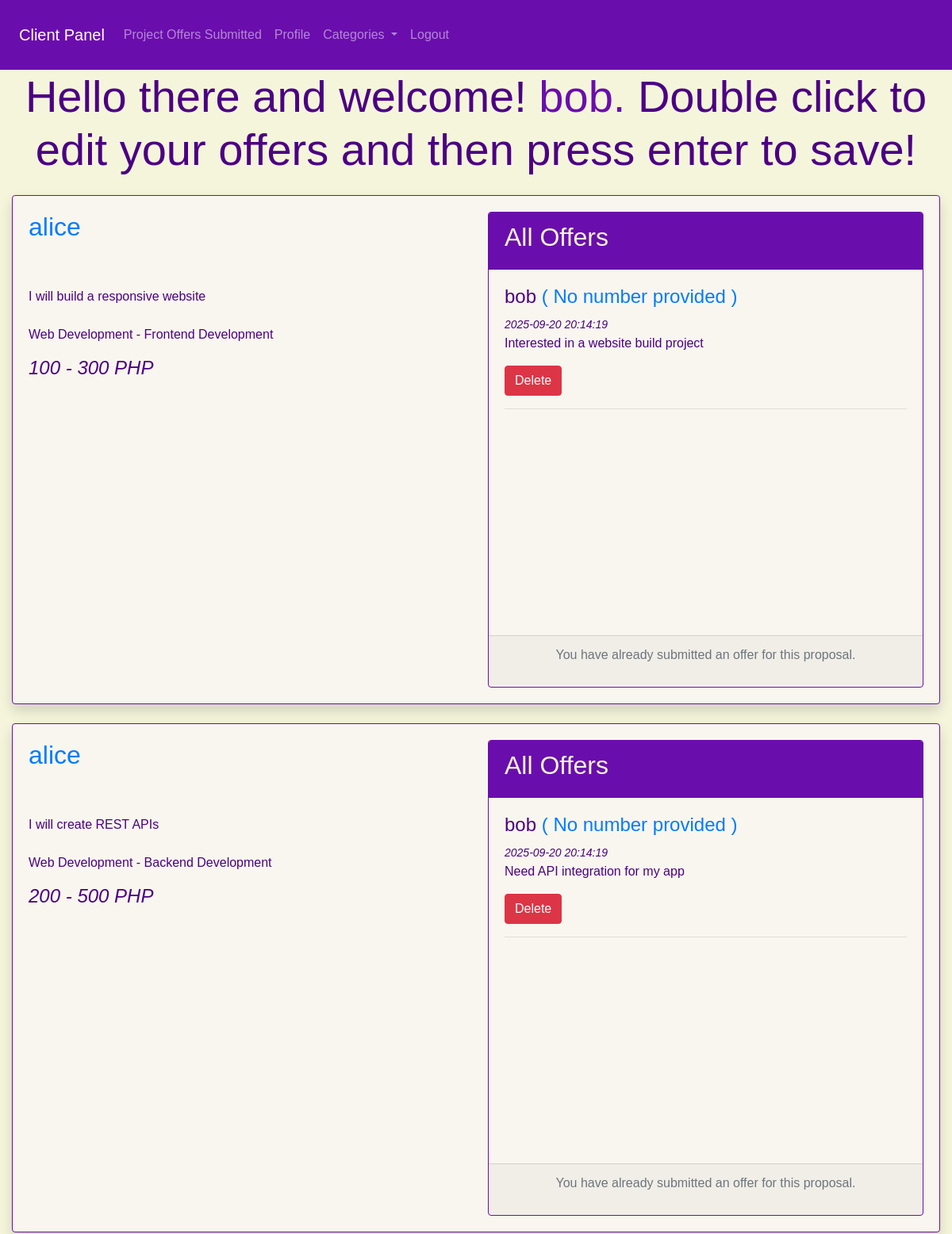
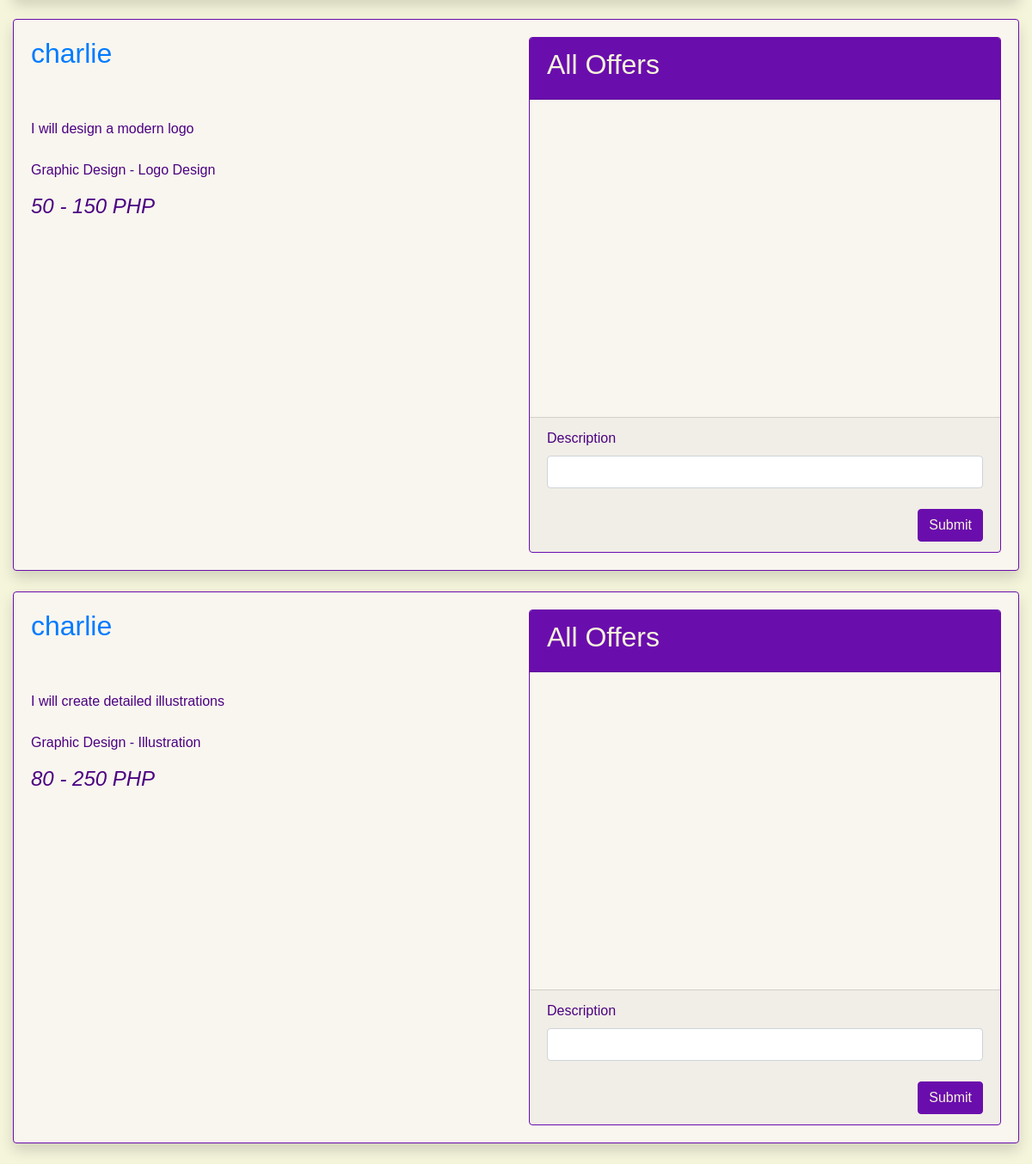
/client/index.php (signed in), run on the app's committed database (2 pictures, top to bottom).
### tables this page shows
CREATE TABLE proposals (
  proposal_id INT AUTO_INCREMENT PRIMARY KEY,
  user_id INT,
  description TEXT,
  image TEXT,
  min_price INT,
  max_price INT,
  view_count INT DEFAULT 0,
  date_added TIMESTAMP DEFAULT CURRENT_TIMESTAMP,
  category_id INT,
  subcategory_id INT,
  FOREIGN KEY (user_id) REFERENCES fiverr_clone_users(user_id),
  FOREIGN KEY (category_id) REFERENCES categories(category_id),
  FOREIGN KEY (subcategory_id) REFERENCES subcategories(subcategory_id)
);

CREATE TABLE fiverr_clone_users (
  user_id INT AUTO_INCREMENT PRIMARY KEY,
  username VARCHAR(255),
  email VARCHAR(255) UNIQUE NOT NULL,
  password TEXT,
  is_client TINYINT(1),
  bio_description TEXT,
  display_picture TEXT,
  contact_number VARCHAR(255),
  date_added TIMESTAMP DEFAULT CURRENT_TIMESTAMP,
  role ENUM('administrator','client','freelancer') DEFAULT 'client'
);

CREATE TABLE categories (
  category_id INT AUTO_INCREMENT PRIMARY KEY,
  category_name VARCHAR(255) NOT NULL
);

CREATE TABLE subcategories (
  subcategory_id INT AUTO_INCREMENT PRIMARY KEY,
  category_id INT NOT NULL,
  subcategory_name VARCHAR(255) NOT NULL,
  FOREIGN KEY (category_id) REFERENCES categories(category_id)
);

CREATE TABLE offers (
  offer_id INT AUTO_INCREMENT PRIMARY KEY,
  user_id INT,
  description TEXT,
  proposal_id INT,
  date_added TIMESTAMP DEFAULT CURRENT_TIMESTAMP,
  UNIQUE KEY unique_offer_per_client (user_id, proposal_id),
  FOREIGN KEY (user_id) REFERENCES fiverr_clone_users(user_id),
  FOREIGN KEY (proposal_id) REFERENCES proposals(proposal_id)
);

### client/classes/Database.php (called while the page is built, shortened)
<?php
class Database
{
    protected $pdo;
    private $host = 'localhost';
    private $db = 'fiverr_clone';
    private $user = 'root';
    private $pass = '';
    private $charset = 'utf8mb4';
    public function __construct()
    {
        $dsn = "mysql:host=$this->host;dbname=$this->db;charset=$this->charset";
        $options = [
            PDO::ATTR_ERRMODE => PDO::ERRMODE_EXCEPTION,
            PDO::ATTR_DEFAULT_FETCH_MODE => PDO::FETCH_ASSOC,
            PDO::ATTR_EMULATE_PREPARES => false,
        ];
        try {
            $this->pdo = new PDO($dsn, $this->user, $this->pass, $options);
            $this->pdo->exec("SET time_zone = '+08:00';");
        } catch (\PDOException $e) {
            throw new \PDOException($e->getMessage(), (int) $e->getCode());
        }
    }
    protected function executeQuery($sql, $params = [])
    {
        $stmt = $this->pdo->prepare($sql);
        $stmt->execute($params);
        return $stmt->fetchAll();
    }
}
?>

### client/classloader.php (called while the page is built, shortened)
<?php
require_once 'classes/Database.php';
require_once 'classes/Offer.php';
require_once 'classes/Proposal.php';
$offerObj = new Offer();
$proposalObj = new Proposal();
?>

### client/classes/Proposal.php (called while the page is built, shortened)
<?php
class Proposal extends Database
{
    public function getProposals($id = null)
    {
        $sql = "SELECT
                Proposals.*,
                fiverr_clone_users.*,
                Proposals.date_added AS proposals_date_added,
                categories.category_name,
                subcategories.subcategory_name
            FROM Proposals
            JOIN fiverr_clone_users
                ON Proposals.user_id = fiverr_clone_users.user_id
            LEFT JOIN categories
                ON Proposals.category_id = categories.category_id
            LEFT JOIN subcategories
                ON Proposals.subcategory_id = subcategories.subcategory_id
            ORDER BY Proposals.date_added DESC";
        return $this->executeQuery($sql);
    }
}
?>

### client/classes/Offer.php (called while the page is built, shortened)
<?php
class Offer extends Database
{
    public function getOffersByProposalID($proposal_id)
    {
        $sql = "SELECT
                    offers.*, fiverr_clone_users.*,
                    offers.date_added AS offer_date_added
                FROM Offers
                JOIN fiverr_clone_users ON
                    offers.user_id = fiverr_clone_users.user_id
                WHERE proposal_id = ?
                ORDER BY Offers.date_added DESC";
        return $this->executeQuery($sql, [$proposal_id]);
    }
    public function checkSubmittedOffer($user_id, $proposal_id)
    {
        $sql = "SELECT COUNT(*) as cnt
                FROM offers
                WHERE user_id = ? AND proposal_id = ?";
        $result = $this->executeQuery($sql, [$user_id, $proposal_id]);
        return $result[0]['cnt'] > 0;
    }
}
?>

### client/index.php (the view, shortened to what this page needs)
<?php require_once 'classloader.php';
$user_id = $_SESSION['user_id'];
?>
<!DOCTYPE html>
<html lang="en">
<head>
    <link href="https://cdn.jsdelivr.net/npm/bootstrap@4.6.2/dist/css/bootstrap.min.css"
 rel="stylesheet" />
</head>
<body>
    <?php include 'includes/navbar.php'; ?>
    <div class="container-fluid">
        <div class="display-4 text-center">Hello there and welcome! <span
                class="text-success"><?php echo $_SESSION['username']; ?>. </span> Double click
            to edit
            your offers and
            then press enter to save!</div>
        <div class="row justify-content-center">
            <div class="col-md-12">
                <?php $getProposals = $proposalObj->getProposals(); ?>
                <?php foreach ($getProposals as $proposal) { ?>
                    <div class="card shadow mt-4 mb-4">
                        <div class="card-body">
                            <div class="row">
                                <div class="col-md-6">
                                    <h2><a
                                            href="other_profile_view.php?user_id=&lt;?php echo $proposal['user_id'] ?>"><?php echo $proposal['username']; ?></a>
                                    </h2>
                                    <p class="mt-4 mb-4"><?php echo $proposal['description']; ?></p>
                                    <p class="mt-2">
                                        <?php echo $proposal['category_name'] . ' - ' . $proposal['subcategory_name']; ?>
                                    </p>
                                    <h4><i><?php echo number_format($proposal['min_price']) . " - " . number_format($proposal['max_price']); ?>
                                            PHP</i></h4>
                                </div>
                                <div class="col-md-6">
                                    <div class="card" style="height: 600px;">
                                        <div class="card-header">
                                            <h2>All Offers</h2>
                                        </div>
                                        <div class="card-body overflow-auto">
                                            <?php $getOffersByProposalID = $offerObj->getOffersByProposalID($proposal['proposal_id']); ?>
                                            <?php $alreadyOffered = $offerObj->checkSubmittedOffer($user_id, $proposal['proposal_id']); ?>
                                            <?php foreach ($getOffersByProposalID as $offer) { ?>
                                                <div class="offer">
                                                    <h4><?php echo $offer['username']; ?> <span class="text-primary">(
                                                            <?php echo $offer['contact_number'] ?? 'No number provided'; ?>
                                                            )</span></h4>
                                                    <small><i><?php echo $offer['offer_date_added']; ?></i></small>
                                                    <p><?php echo $offer['description']; ?></p>
                                                    <?php if ($offer['user_id'] == $_SESSION['user_id']) { ?>
                                                        <form action="core/handleForms.php" method="POST">
                                                            <div class="form-group">
                                                                <input class="btn btn-danger" name="deleteOfferBtn" type="submit"
                                                                    value="Delete" />
                                                            </div>
                                                        </form>
                                                    <?php } ?>
                                                    <hr />
                                                </div>
                                            <?php } ?>
                                        </div>
                                        <div class="card-footer">
                                            <?php if ($alreadyOffered): ?>
                                                <p
                                                    class="text-muted text-center d-flex align-items-center justify-content-center">
                                                    You have already
                                                    submitted an offer for this
                                                    proposal.</p>
                                            <?php else: ?>
                                                <form action="core/handleForms.php" method="POST">
                                                    <div class="form-group">
                                                        <label for="#">Description</label>
                                                        <input class="form-control" name="description" type="text" />
                                                        <input class="btn btn-primary float-right mt-4" name="insertOfferBtn"
                                                            type="submit" />
                                                    </div>
                                                </form>
                                            <?php endif; ?>
                                        </div>
                                    </div>
                                </div>
                            </div>
                        </div>
                    </div>
                <?php } ?>
            </div>
        </div>
    </div>
</body>
</html>

### client/index.php (style rules this page uses)
body { font-family: "Arial"; }
body { background-color: beige; color: #4B0082; font-family: "Arial", sans-serif; }
.navbar, .card-header { background-color: #6A0DAD !important; color: beige !important; }
.card { background-color: #f9f6ef; border: 1px solid #6A0DAD; }
.btn-primary { background-color: #6A0DAD !important; border-color: #6A0DAD !important; color: beige !important; }
.text-success { color: #6A0DAD !important; }

### data on the page
proposals: user.username "alice", description "I will build a responsive website", category.category_name "Web Development", subcategory.subcategory_name "Frontend Development", min_price "100", max_price "300", shows "You have already submitted an offer for this proposal."
offers: user.username "bob", user.contact_number "No number provided", date_added "2025-09-20 20:14:19", description "Interested in a website build project"
proposals: user.username "alice", description "I will create REST APIs", category.category_name "Web Development", subcategory.subcategory_name "Backend Development", min_price "200", max_price "500", shows "You have already submitted an offer for this proposal."
offers: user.username "bob", user.contact_number "No number provided", date_added "2025-09-20 20:14:19", description "Need API integration for my app"
proposals: user.username "charlie", description "I will design a modern logo", category.category_name "Graphic Design", subcategory.subcategory_name "Logo Design", min_price "50", max_price "150"
proposals: user.username "charlie", description "I will create detailed illustrations", category.category_name "Graphic Design", subcategory.subcategory_name "Illustration", min_price "80", max_price "250"

### other printed values
$_SESSION['username'] "bob"
